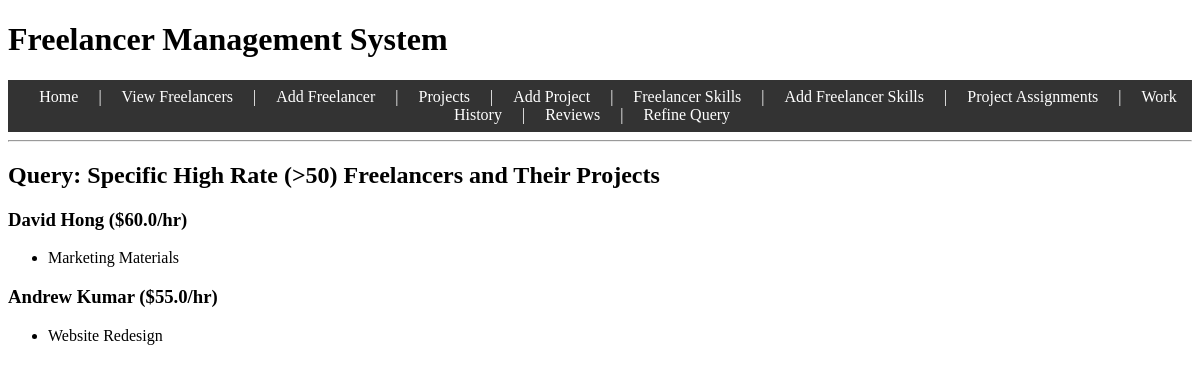
The page /refine on the database its author committed.
### tables this page shows
CREATE TABLE profiles (
    flID INTEGER PRIMARY KEY AUTOINCREMENT,
    name TEXT NOT NULL,
    rate REAL NOT NULL,
    availability TEXT NOT NULL
);

CREATE TABLE projects (
    projectID INTEGER PRIMARY KEY AUTOINCREMENT,
    title TEXT NOT NULL,
    budget REAL NOT NULL,
    organizationID INTEGER NOT NULL, -- Organizations table Foreign key
    FOREIGN KEY (organizationID) REFERENCES organizations(organizationID)
);

### app.py (the view)
@app.route("/refine")
def refine():
    c = get_db_connection()
    initial_query = c.execute(
        "SELECT name, rate, flID FROM profiles WHERE rate > 50"
    ).fetchall()
    c.close()
    refined_query = []
    for freelancer in initial_query:
        c = get_db_connection()
        projects = c.execute(
            "SELECT title FROM projects "
            "JOIN assignments ON assignments.projectID = projects.projectID "
            "WHERE assignments.flID = ?",
            (freelancer["flID"],),
        ).fetchall()
        c.close()
        refined_query.append({"freelancer": freelancer, "projects": projects}) # freelancer to projects assignments added to the refined_query array to be able to get the display
    return render_template("refine.html", refined_query=refined_query)

### app.py (called while the page is built)
def get_db_connection():
    c = sqlite3.connect(DB_PATH)
    c.row_factory = sqlite3.Row
    return c

### templates/refine.html
{% extends "base.html" %}
{% block content %}
<h2>Query: Specific High Rate (>50) Freelancers and Their Projects</h2>
{% for entry in refined_query %}
<h3>{{ entry.freelancer.name }} (${{ entry.freelancer.rate }}/hr)</h3>
<ul>
    {% for project in entry.projects %}
    <li>{{ project.title }}</li>
    {% endfor %}
</ul>
{% endfor %}
{% endblock %}

### rows shown on the page
profiles: freelancer.name "David Hong", freelancer.rate "60.0"
projects: title "Marketing Materials"
profiles: freelancer.name "Andrew Kumar", freelancer.rate "55.0"
projects: title "Website Redesign"
